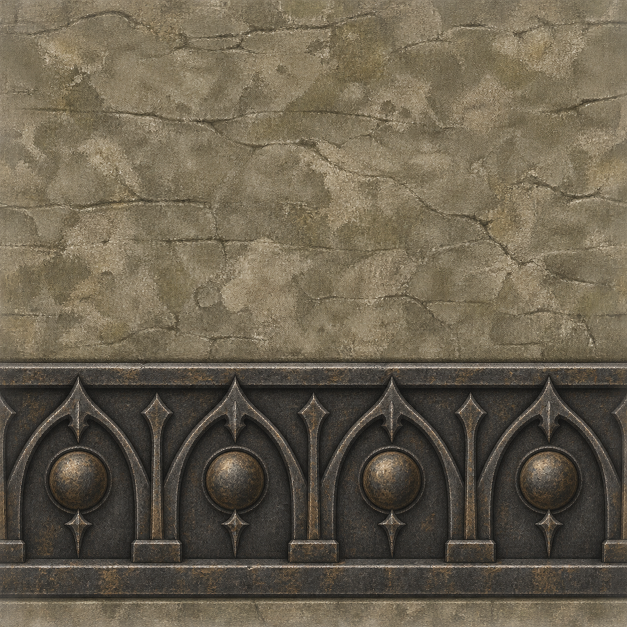
#> input picture assets-work/World1/Fences01/paintings/joint-master.png, 1254 x 1254 px (shown at 1/2 size)
$ python package_textures.py
#> lines starting #> are read from the running program, lines starting #| are printed output that depends on the picture
"""Package the imagegen painting as a diffuse texture; preserve frozen timber bytes."""
import json
from pathlib import Path
import shutil
import sys

sys.dont_write_bytecode = True
from PIL import Image

ROOT = Path(__file__).resolve().parent
REPOSITORY = ROOT.parents[2]
sys.path.insert(0, str(REPOSITORY / 'tools'))
import mu_texture

SIZE = (512, 512)


def main():
    master = ROOT / 'paintings/joint-master.png'
    image = Image.open(master).convert('RGB').resize(SIZE, Image.Resampling.LANCZOS)
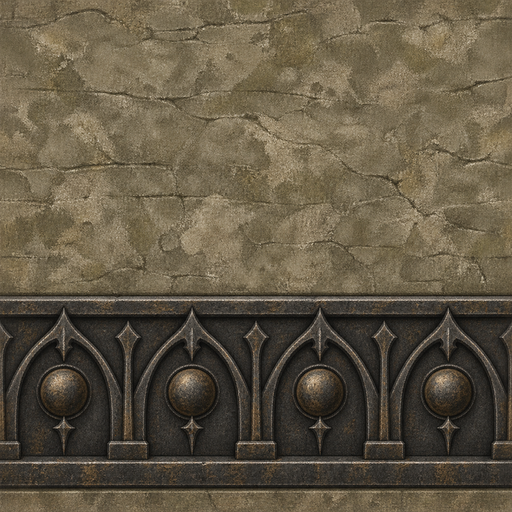
#> image: PIL image 512x512 RGB; mean R, G, B 96.9, 87, 68.5
    for name in ('Fence02', 'Fence03', 'Fence04'):
        folder = ROOT / name
        image.save(folder / 'textures/joint.png')
        image.save(folder / 'textures/joint.jpg', quality=95, subsampling=0)
        mu_texture.wrap_file(folder / 'textures/joint.jpg', folder / 'exports/joint.OZJ')
    shutil.copy2(ROOT / 'Fence01/original/tile_wood02.jpg', ROOT / 'Fence01/textures')
    shutil.copy2(ROOT / 'Fence01/original/tile_wood02.OZJ', ROOT / 'Fence01/exports')
    record = dict(tool='Built-in imagegen', prompt_file='prompt.txt', source='joint-master.png',
                  generated_source='/Users/webproduktion3/.codex/generated_images/01a0c96e-b7ee-72a1-9ad2-5f430b2130fb/exec-84010c0f-29a0-4277-9865-59daba614fc4.png',
                  processing='RGB, Lanczos resize to 512x512, JPEG quality 95 4:4:4, OZJ wrap',
                  texture='joint.jpg / joint.OZJ', alpha='opaque RGB; unchanged convention')
    (ROOT / 'paintings/generation.json').write_text(json.dumps(record, indent=2) + '\n')


if __name__ == '__main__':
    main()
#> (the call stopped at in main, `mu_texture.wrap_file(folder / 'textures/joint.jpg', folder / 'exports/..`: mu_texture is not available in this run)
